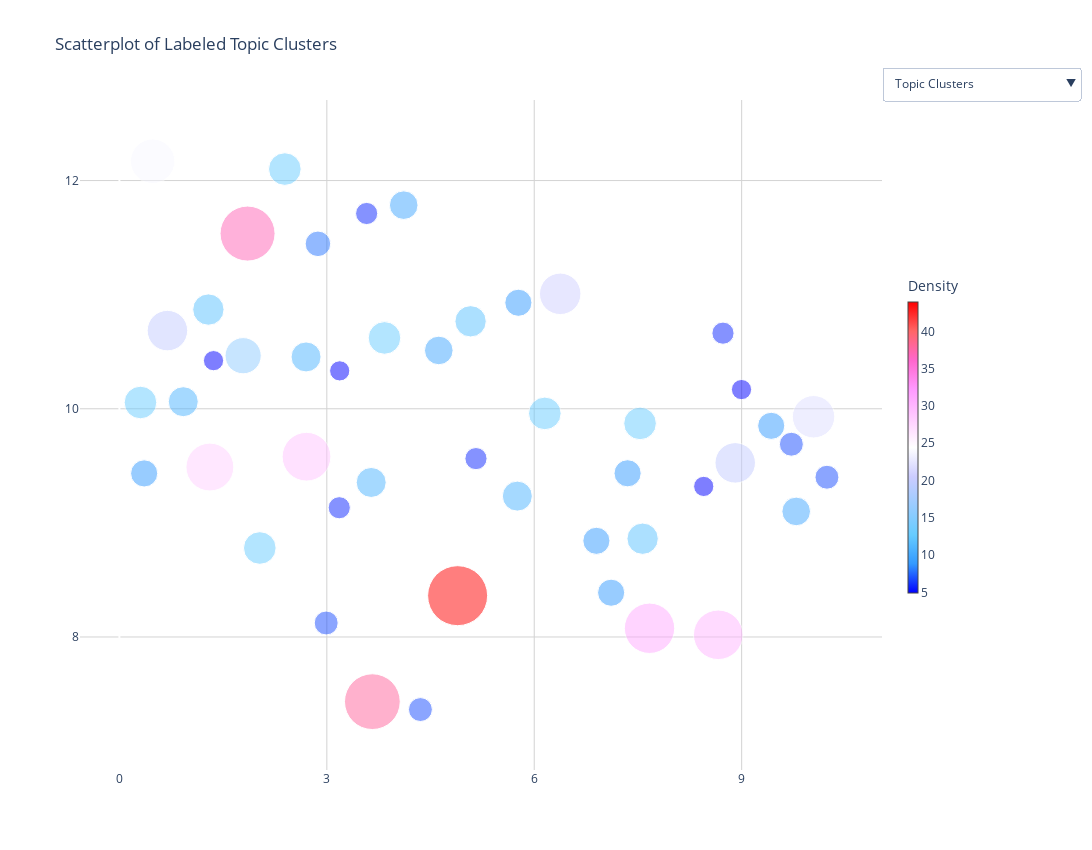

Notebook code for this chart:
### Code cell
summarization_and_visualization.visualize(df_with_embeddings_clusters, centroids)

### Figure 1 — Plotly figure (JSON) as saved in the notebook; plotly's stock layout.template omitted (floating-point values rounded to 4 significant figures; data arrays with more than 128 entries replaced by an {"elided": "..."} marker saying what was removed)
{"data": [{"hoverinfo": "text", "hovertext": {"elided": "682 str values"}, "marker": {"color": {"elided": "682 int values"}, "colorscale": [[0, "#440154"], [0.1111, "#482878"], [0.2222, "#3e4989"], [0.3333, "#31688e"], [0.4444, "#26828e"], [0.5556, "#1f9e89"], [0.6667, "#35b779"], [0.7778, "#6ece58"], [0.8889, "#b5de2b"], [1, "#fde725"]], "opacity": 0.8, "size": 5}, "mode": "markers", "name": "Document Points", "type": "scatter", "visible": false, "x": {"elided": "682 float values"}, "y": {"elided": "682 float values"}}, {"hoverinfo": "text", "hovertext": ["<b>Topic:</b> Detection and Characterization of Social Media Bots: Methods, Challenges, and Implications", "<b>Topic:</b> Modeling and Simulation of Epidemic Spread: Interventions, Behavior, and Forecasting", "<b>Topic:</b> Optimizing Wireless Communication for the Metaverse and Beyond", "<b>Topic:</b> Modeling and Controlling Information and Epidemic Spread in Networks", "<b>Topic:</b> Analyzing Socio-Spatial Dynamics and Inequalities through Network Analysis and Big Data", "<b>Topic:</b> Diversity, Inclusion, and Collaboration in Socio-Technical Systems", "<b>Topic:</b> Network Analysis of Economic and Cultural Industries: Uncovering Structure, Dynamics, and Key Players", "<b>Topic:</b> Network Analysis of Scientific Collaboration and Knowledge Dynamics", "<b>Topic:</b> Advanced Spatio-Temporal Graph Neural Networks for Traffic Forecasting and Management", "<b>Topic:</b> Graph Neural Networks for Network Analysis and Event Prediction", "<b>Topic:</b> Advancing Graph Contrastive Learning: Addressing Challenges and Enhancing Performance", "<b>Topic:</b> Network Analysis for Fraud Detection and Risk Assessment in Blockchain and Financial Transactions", "<b>Topic:</b> Analysis of Criminal Activities and Scams in Cryptocurrencies and Dark Web Marketplaces", "<b>Topic:</b> Advances in Network Centrality Measures and Algorithms", "<b>Topic:</b> Advanced Community Detection in Complex Networks", "<b>Topic:</b> Modeling and Analyzing Complex Networks: Structure, Evolution, and Inference", "<b>Topic:</b> Advanced Link Prediction in Complex Networks", "<b>Topic:</b> Analyzing and Modeling Complex Relationships in Signed and Bipartite Networks", "<b>Topic:</b> Advanced Network Analysis Techniques for Complex Systems", "<b>Topic:</b> Advances in Graph Neural Networks and Temporal Network Analysis for Complex Systems", "<b>Topic:</b> Analysis and Generation of Complex Networks: Structure, Dynamics, and Algorithms", "<b>Topic:</b> Network Robustness and Resilience: Analysis, Algorithms, and Applications", "<b>Topic:</b> Advanced Graph Representation Learning: Methods, Frameworks, and Applications", "<b>Topic:</b> Addressing Heterophily in Graph Neural Networks for Enhanced Node Classification", "<b>Topic:</b> Advanced Influence Maximization in Social Networks", "<b>Topic:</b> Advances in Graph Neural Networks for Efficient and Effective Graph Learning", "<b>Topic:</b> Advanced Graph Neural Networks for Link Prediction", "<b>Topic:</b> Game-Theoretic Modeling and Optimization of Influence and Resource Allocation in Online Social and Economic Systems", "<b>Topic:</b> Adversarial Attacks and Robustness of Graph Neural Network-based Fake News Detectors", "<b>Topic:</b> Modeling and Predicting Information Dissemination and Opinion Dynamics in Online Social Networks", "<b>Topic:</b> Modeling and Simulating Opinion Dynamics in Social Networks", "<b>Topic:</b> Opinion Dynamics and Consensus Formation in Social Networks", "<b>Topic:</b> Blockchain Technology and AI Applications in Diverse Domains", "<b>Topic:</b> Challenges and Opportunities in Online Advertising and Social Media Ecosystems", "<b>Topic:</b> The Dynamics of Online Polarization and Influence: Bridging Divides in Algorithmic Social Media", "<b>Topic:</b> Detection and Analysis of Coordinated Information Campaigns on Social Media", "<b>Topic:</b> Combating Misinformation on Social Media: Detection, Correction, and Algorithmic Impacts", "<b>Topic:</b> Analyzing Digital Communication and Data in Various Contexts", "<b>Topic:</b> Analyzing Online Discourse Dynamics and Public Opinion on AI", "<b>Topic:</b> User Behavior and Migration Patterns on Social Media Platforms", "<b>Topic:</b> Analyzing Online Polarization and Moral Framing in Public Health Crises and Sociopolitical Debates", "<b>Topic:</b> Analyzing Political Discourse and Polarization on Social Media", "<b>Topic:</b> Predicting Political Sentiment and Behavior from Social Media Data", "<b>Topic:</b> Analyzing Political Discourse and Campaign Strategies on Social Media", "<b>Topic:</b> The Influence of Social Media and Online Platforms on Political Discourse and Information Warfare", "<b>Topic:</b> Content Moderation, Platform Migration, and the Spread of Harmful Information Online", "<b>Topic:</b> Toxicity and Hate Speech on Social Media Platforms: Characterization, Impact, and Mitigation Strategies", "<b>Topic:</b> Detection and Impact of Online Hate Speech: A Cross-Lingual and Cross-Cultural Analysis"], "marker": {"color": [24, 6, 11, 13, 44, 7, 7, 38, 6, 5, 7, 10, 6, 13, 30, 9, 5, 9, 31, 20, 12, 9, 10, 22, 21, 7, 9, 9, 13, 13, 10, 12, 11, 5, 11, 8, 37, 6, 13, 29, 28, 11, 9, 13, 20, 12, 16, 5], "colorbar": {"len": 0.5, "thickness": 10, "title": {"text": "Density"}}, "colorscale": [[0, "rgb(0,0,255)"], [0.1, "rgb(51,153,255)"], [0.2, "rgb(102,204,255)"], [0.3, "rgb(153,204,255)"], [0.4, "rgb(204,204,255)"], [0.5, "rgb(255,255,255)"], [0.6, "rgb(255,204,255)"], [0.7, "rgb(255,153,255)"], [0.8, "rgb(255,102,204)"], [0.9, "rgb(255,102,102)"], [1, "rgb(255,0,0)"]], "opacity": 0.5, "size": [44.31, 22.16, 30, 32.61, 60, 23.93, 23.93, 55.76, 22.16, 20.23, 23.93, 28.6, 22.16, 32.61, 49.54, 27.14, 20.23, 27.14, 50.36, 40.45, 31.33, 27.14, 28.6, 42.43, 41.45, 23.93, 27.14, 27.14, 32.61, 32.61, 28.6, 31.33, 30, 20.23, 30, 25.58, 55.02, 22.16, 32.61, 48.71, 47.86, 30, 27.14, 32.61, 40.45, 31.33, 36.18, 20.23]}, "mode": "markers", "name": "Topic Clusters", "type": "scatter", "visible": true, "x": [0.4809, 5.157, 5.755, 6.153, 4.892, 2.991, 4.354, 3.659, 8.73, 8.998, 10.23, 4.112, 3.576, 7.53, 8.661, 6.899, 8.452, 7.112, 7.668, 8.907, 7.568, 7.35, 9.789, 10.04, 6.376, 9.719, 9.428, 5.771, 2.393, 3.834, 4.619, 5.079, 3.642, 3.186, 2.7, 2.872, 1.853, 3.18, 2.031, 2.706, 1.308, 0.9235, 0.358, 0.3048, 0.6946, 1.287, 1.789, 1.361], "y": [12.17, 9.563, 9.234, 9.959, 8.362, 8.123, 7.364, 7.433, 10.66, 10.17, 9.4, 11.78, 11.71, 9.872, 8.019, 8.843, 9.319, 8.388, 8.076, 9.526, 8.861, 9.435, 9.1, 9.93, 11.01, 9.689, 9.851, 10.93, 12.1, 10.62, 10.51, 10.77, 9.354, 10.33, 10.45, 11.45, 11.54, 9.133, 8.78, 9.58, 9.489, 10.06, 9.433, 10.06, 10.69, 10.87, 10.47, 10.42]}], "layout": {"height": 850, "paper_bgcolor": "white", "plot_bgcolor": "white", "title": {"text": "Scatterplot of Labeled Topic Clusters"}, "updatemenus": [{"buttons": [{"args": [{"visible": [false, true]}, {"title": "Scatterplot of Topic Clusters"}], "label": "Topic Clusters", "method": "update"}, {"args": [{"visible": [true, true]}, {"title": "Scatterplot of Research Titles and Topic Clusters"}], "label": "Research Titles and Clusters", "method": "update"}, {"args": [{"visible": [true, false]}, {"title": "Scatterplot of Research Titles"}], "label": "Research Titles", "method": "update"}], "direction": "down", "showactive": true, "x": 1, "xanchor": "left", "y": 1, "yanchor": "bottom"}], "width": 1100, "xaxis": {"dtick": 3, "gridcolor": "lightgray", "gridwidth": 1, "showgrid": true, "showticklabels": true}, "yaxis": {"dtick": 2, "gridcolor": "lightgray", "gridwidth": 1, "showgrid": true, "showticklabels": true}}}
